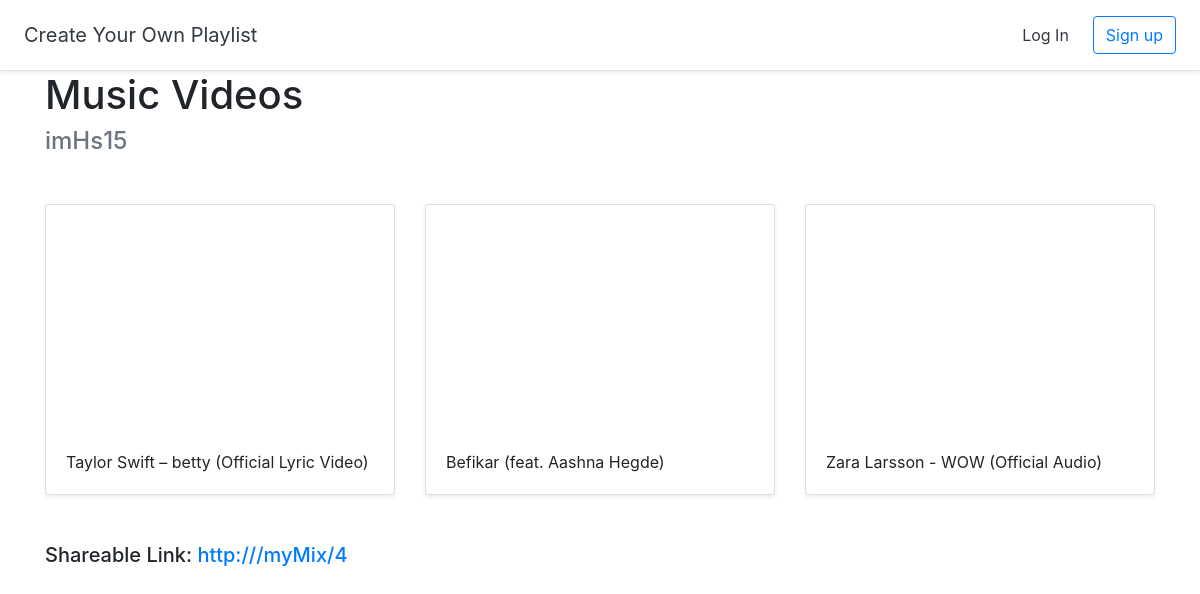
The page /myMix/4 on the database its author committed.
### mixes/models.py (models this page shows, shortened)
class Mix(models.Model):
    title = models.CharField(max_length=255)
    user = models.ForeignKey(User, on_delete=models.CASCADE)

class Video(models.Model):
    title = models.CharField(max_length=255)
    url = models.URLField()
    youtube_id=models.CharField(max_length=255)
    mix=models.ForeignKey(Mix, on_delete=models.CASCADE)

### mixes/views.py (the view)
# urls.py: path('myMix/<int:pk>', views.DetailMix.as_view(), name='detailmix'),
class DetailMix(generic.DetailView):
    model = Mix
    template_name = 'mixes/detailmix.html'

### mixes/templates/mixes/detailmix.html (shortened to what this page needs)
{% extends 'mixes/base.html' %}
{% block content %}
<div class="container">
  <h1>{{ mix.title }}</h1>
  <h4 class="text-muted">{{ mix.user.username }}</h4>
  <br/>
  <div class="row">
    {% for video in mix.video_set.all %}
    <div class="col-md-4 mt-3">
      <div class="card mb-4 shadow-sm">
        <iframe width="100%" height="225" src="https://www.youtube.com/embed/{{ video.youtube_id }}" frameborder="0" allow="accelerometer; autoplay; encrypted-media; gyroscope; picture-in-picture" allowfullscreen></iframe>
        <div class="card-body">
          <p class="card-text">{{ video.title }}</p>
        </div>
      </div>
    </div>
    {% endfor %}
  </div>
  <br/>
  <h5>Shareable Link: <a href="http:///myMix/{{mix.id}}">http:///myMix/{{ mix.id }}</a></h5>
</div>
{% endblock %}

### rows shown on the page
Mix: title "Music Videos", user.username "imHs15", id "4"
Video: title "Taylor Swift – betty (Official Lyric Video)"
Video: title "Befikar (feat. Aashna Hegde)"
Video: title "Zara Larsson - WOW (Official Audio)"
